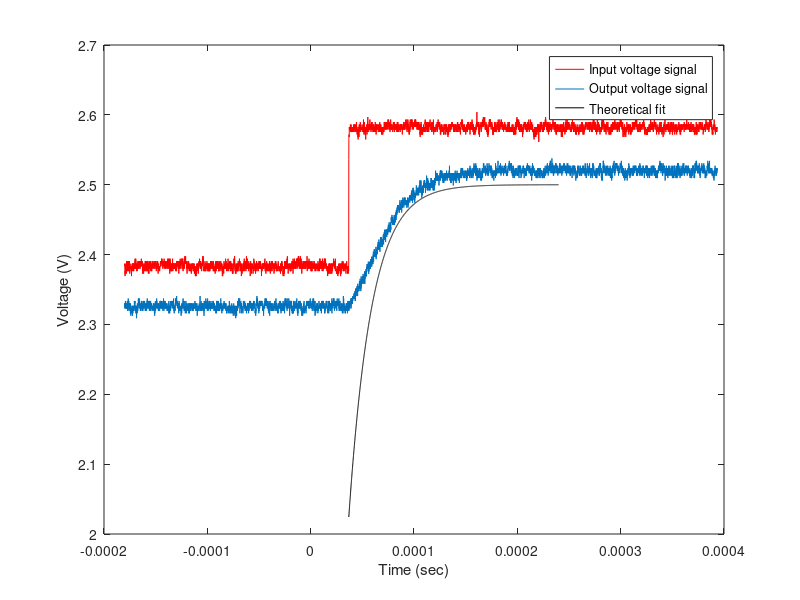

Reproduce this figure in MATLAB.
%%Lab 9 
%experiment 3

load Large5kHz2V.csv
load SmallWave_Zoomed.csv
load SmallWave_ZoomedOut.csv

% Apply a small-amplitude square wave to the input of your circuit and observe both the
%input and output waveforms as a function of time.
%Extract a time constant both for the up-going and for the down-going
%output transitions. How do these compare with that which you compute from the measured
%values of the load capacitance and the differential-mode transconductance gain that you
%found in Experiment 2? In your report, include a single plot showing both scope traces
%along with the extracted time constants.

% if you want the graph zoomed in
t = SmallWave_Zoomed(:,1);
tcut= t(3100:6000);
Vout = SmallWave_Zoomed(:,3);
Voutcut = Vout(3100:6000);
Vin = SmallWave_Zoomed(:,2);
Vincut = Vin(3100:6000);
 
figure 
plot(t, Vin, 'r')
hold on
plot(t, Vout)
hold on
V = 2.5;
gm = 4.498*10^(-5);
C = 1*10^-9;
Tau = (1/gm)*C;
y1 = V.*(1 - exp(-tcut./Tau));
plot(tcut, y1, 'k')
xlabel('Time (sec)')
ylabel('Voltage (V)')
legend('Input voltage signal', 'Output voltage signal', 'Theoretical fit')

% if you want it zoomed out
tZ = SmallWave_ZoomedOut(:,1);
VinZ = SmallWave_ZoomedOut(:,2);
VoutZ = SmallWave_ZoomedOut(:,3);
tZstepup = tZ(2200:2450);
VinZstepup = VinZ(2200:2450);
VoutZstepup = VoutZ(2200:2450);
tZstepdown = tZ(6250:6500);
VinZstepdown = VinZ(6250:6500);
VoutZstepdown = VoutZ(6250:6500);

% figure
% plot(tZ, VinZ, 'r')
% hold on 
% plot(tZ, VoutZ)
% %plot(tZstepup, VoutZstepup, 'ko')
% %plot(tZstepdown, VoutZstepdown, 'mo')
% V = 2.5;
% gm = 4.498*10^(-5);
% C = 1*10^-9;
% Tau = (1/gm)*C;
% y2 = V.*(1 - exp(-tZstepup./Tau));
% y3 = V.*(1 - exp(-tZstepdown./Tau));
% %plot(tZstepup, y2, 'ko', 'Markersize', 5)
% %plot(tZstepdown, y3, 'mo')
% xlabel('Time (sec)')
% ylabel('Voltage (V)')
% legend('Input voltage signal', 'Output voltage signal', 'Theoretical fit')

%Next, increase the amplitude of your square wave so that it is a couple of volts.
%You will probably notice that the output
%of the amplifier follows a linear trajectory in time over most of its response 
%to the large input step. This behavior is called slewing, and the constant rate
%of change of the output voltage with respect to time is called the slew rate 
%of the amplifier. Extract a slew rate for both for the up-going and for the down-going 
%output transitions. How do these compare with those which you compute from the load 
%capacitance and the limiting values of the output current?
%In your report, include a single plot showing both scope traces along with 
%the extracted slew rates.
% 

% tl = Large5kHz2V(:,1)
% tlcut = tl(1200:2600);
% sigl = Large5kHz2V(:,3);
% siglcut = sigl(1200:2600);
% 
% P4 = polyfit(tlcut,siglcut,1);
% yfit4 = P4(1)*tlcut+P4(2);
% 
% figure
% plot(Large5kHz2V(:,1), Large5kHz2V(:,2), 'r')
% hold on
% plot(Large5kHz2V(:,1), Large5kHz2V(:,3), 'b')
% plot(tlcut, yfit4, 'k', 'linewidth', 2)
% xlabel('Time (sec)')
% ylabel('Voltage (V)')
% legend('Input signal', 'Output signal', 'Best fit line')